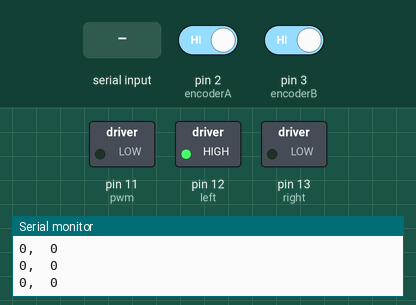
A sketch run on a simulated Arduino Uno, built with avr-gcc and run on an emulated ATmega328P. Parts: switched loads named in the sketch (green lamp = pin HIGH), the last lines printed to the serial monitor. The inputs (shaded band) are chosen by the test bench; at power-on: pin 2 (encoderA) HIGH, pin 3 (encoderB) HIGH.

Above: at 1.2 s.
1.3 s: "90,45\n" received over Serial
At 2.1 s:
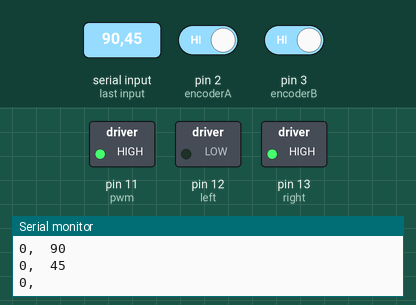
3.8 s: "5\n" received over Serial
At 4.4 s:
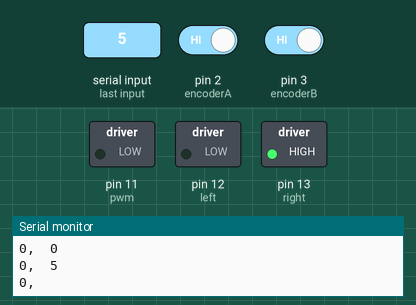
6.3 s: "90\n" received over Serial
At 8.3 s:
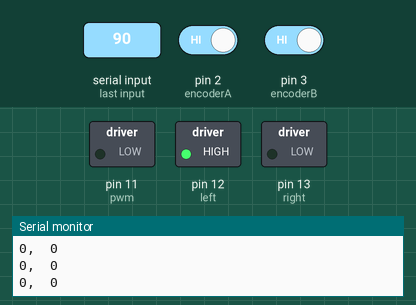
Timing chart, 0 to 9.8 s (numbered marks = the images above; inputs shaded):
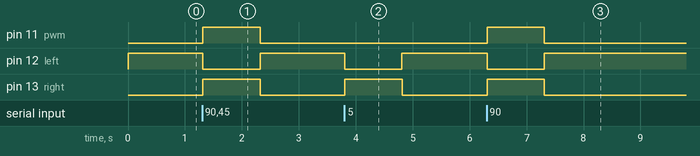

Measured:
- after the input at 1.3 s, pin 11 (pwm), pin 13 (right): LOW → HIGH at once, → LOW 1.0 s later; pin 12 (left): HIGH → LOW at once, → HIGH 1.0 s later
- after the input at 3.8 s, pin 12 (left): HIGH → LOW at once, → HIGH 1.0 s later; pin 13 (right): LOW → HIGH at once, → LOW 1.0 s later
- after the input at 6.3 s, pin 11 (pwm), pin 13 (right): LOW → HIGH at once, → LOW 1.0 s later; pin 12 (left): HIGH → LOW at once, → HIGH 1.0 s later

The sketch:

encoder_mattia_PID_LIBRARY.ino
```cpp
#include <PID_v1.h>

//Ottenere i pass encoder gestendo due motori per arduino.

//PID params and variables
double Setpoint;
double Input;
double Output;
double Kp = 4500 , Ki = 200, Kd=1000;
PID mypid(&Input, &Output,&Setpoint, Kp, Ki, Kd, DIRECT);

//Motore a
#define encoderA 2
#define d_encoderA 4
volatile long EncoderCounterA = 0;
#define pwm 11
#define left 12
#define right 13


//Motore b
#define encoderB 3
#define d_encoderB 8
volatile long EncoderCounterB = 0;


int pos;
void moveMotor(int passi);

void setup(){
  mypid.SetMode(AUTOMATIC);
  mypid.SetTunings(Kp, Ki, Kd);

  pinMode(pwm, OUTPUT);
  pinMode(right, OUTPUT);
  pinMode(left, OUTPUT);

  pinMode(encoderA, INPUT);
  digitalWrite(encoderA, HIGH);
  pinMode(d_encoderA, INPUT);
  digitalWrite(d_encoderA, HIGH);
  pinMode(encoderB, INPUT);
  digitalWrite(encoderB, HIGH);
  pinMode(d_encoderB, INPUT);
  digitalWrite(d_encoderB, HIGH);

  //Interrupt Routine
  attachInterrupt(0, doEncoderA, CHANGE);
  attachInterrupt(1, doEncoderB, CHANGE);
  Serial.begin(9600);
  //pos = 1050;
}

void loop()
{
    EncoderCounterA = constrain(EncoderCounterA,-1E6,1E6);
    EncoderCounterB = constrain(EncoderCounterB,-1E6,1E6);
    Serial.print(EncoderCounterA,DEC);
    Serial.print(",  ");
    //Serial.print(Output, DEC);
    //Serial.print(",  ");
    //Serial.println(pos, DEC);
    //Serial.print(",  ");
    //Serial.println(EncoderCounterB,DEC);
    if(Serial.available()>0){
      pos = Serial.parseInt();

    }
    else {
      pos = pos;
    }

    Serial.println(pos, DEC);
    moveMotor(pos);

}


//Edited interrupt service routine
void doEncoderA(){
  if(digitalRead(d_encoderA)){
          if(digitalRead(encoderA))
                  EncoderCounterA++;}
         else {
                if(digitalRead(encoderA)) EncoderCounterA--;
                }
         }

//Original interrupt service routine
void doEncoderB(){
  if(digitalRead(d_encoderB)){
          if(digitalRead(encoderB))
                  EncoderCounterB++;}
         else {
                if(digitalRead(encoderB)) EncoderCounterB--;
                }
   }

void moveMotor(int passi){

//Controlla la direzione :Negativo senso orario
if(passi >EncoderCounterA)
      {
            //Senso Antiorario
            digitalWrite(left,LOW);
            digitalWrite(right,HIGH);
            mypid.SetControllerDirection(DIRECT);
      }else{
          digitalWrite(left, HIGH);
          digitalWrite(right, LOW);
          mypid.SetControllerDirection(REVERSE);
      }
    //fa fermare il motore se ha raggiunto tale valore di encoder ,evita inoltre il tremolio
  if(EncoderCounterA>passi -10 and EncoderCounterA < passi + 10)
    {
      analogWrite(pwm, 0);
    }
  else {
  Input = EncoderCounterA;
  Setpoint = passi;
  mypid.Compute();
  analogWrite(pwm, Output);
 }

}
```
